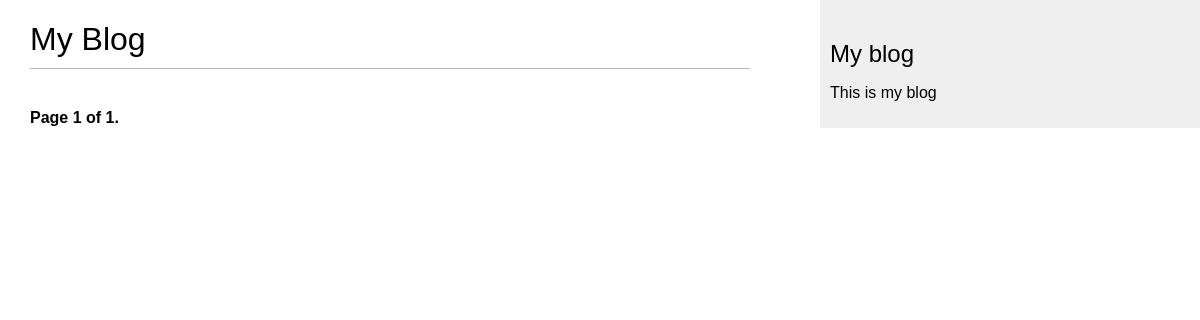
The page /blog/ on the database as committed earlier.
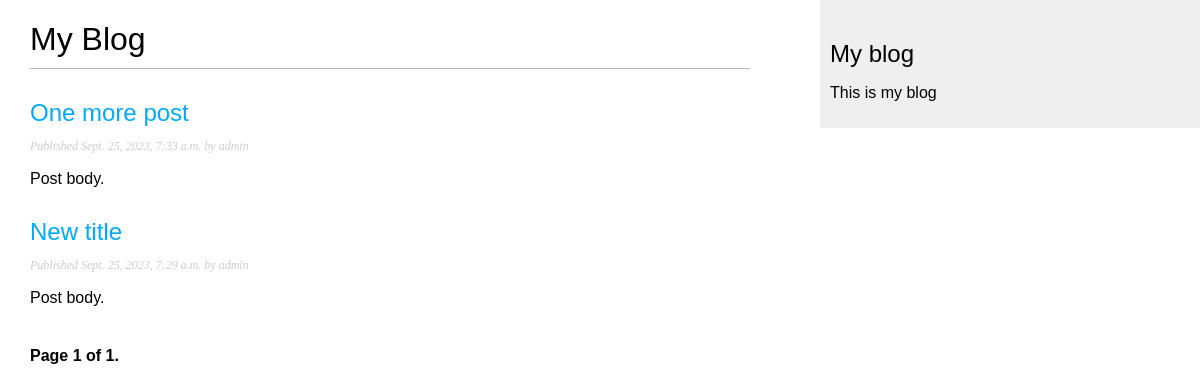
The same page on the database as committed later.
### blog/models.py (models this page shows, shortened)
class Post(models.Model):
    class Status(models.TextChoices):
        DRAFT = 'DF', 'Draft'
        PUBLISHED = 'PB', 'Published'
    title = models.CharField(max_length=250)
    slug = models.SlugField(max_length=250,
                            unique_for_date='publish')
    author = models.ForeignKey(User,
                               on_delete=models.CASCADE,
                               related_name='blog_posts')
    body = models.TextField()
    publish = models.DateTimeField(default=timezone.now)
    created = models.DateTimeField(auto_now_add=True)
    updated = models.DateTimeField(auto_now=True)
    status = models.CharField(max_length=2,
                              choices=Status.choices,
                              default=Status.DRAFT)
    objects = models.Manager()
    published = PublishedManager()
    class Meta:
        ordering = ['-publish']
        indexes = [
            models.Index(fields=['-publish']),
        ]
    def get_absolute_url(self):
        return reverse("blog:post_detail", args=[self.publish.year,
                                                 self.publish.month,
                                                 self.publish.day,
                                                 self.slug])

### blog/views.py (the view)
# urls.py: path('', views.post_list, name='post_list'),
def post_list(request):
    post_list = Post.published.all()
    paginator = Paginator(post_list, 3)
    page_number = request.GET.get('page', 1)
    posts = paginator.page(page_number)
    return render(request,
                  'blog/post/list.html',
                  {'posts': posts})

### blog/models.py (called while the page is built)
    def get_queryset(self):
        return super().get_queryset()\
            .filter(status=Post.Status.PUBLISHED)

### blog/templates/blog/post/list.html (shortened to what this page needs)
{% extends "blog/base.html" %}
{% block content%}
    <h1>My Blog</h1>
    {% for post in posts%}
        <h2>
            <a href={{ post.get_absolute_url}}>
                {{post.title}}
        </h2>
        <p class='date'>
            Published {{ post.publish }} by {{ post.author }}
        </p>
        {{post.body|truncatewords:30|linebreaks}}
    {% endfor %}
    {% include "pagination.html" with page=posts %}
{% endblock %}

### blog/templates/blog/base.html (shortened to what this page needs)
{% load static %}
<!DOCTYPE html>
<html>
<head>
    <link href="{% static "css/blog.css" %}" rel="stylesheet">
</head>
<body>
    <div id="content">
        {% block content%}
        {% endblock %}
    </div>
    <div id="sidebar">
        <h2>My blog</h2>
        <p>This is my blog</p>
    </div>
</body>

### blog/templates/pagination.html (shortened to what this page needs)
<div class="pagination">
  <span class="step-links">
    <span class="current">
        Page {{ page.number }} of {{ page.paginator.num_pages }}.
    </span>
  </span>
</div>

### blog/static/css/blog.css (style rules this page uses)
body { margin:0; padding:0; font-family:helvetica, sans-serif; }
a { color:#00abff; text-decoration:none; }
h1 { font-weight:normal; border-bottom:1px solid #bbb; padding:0 0 10px 0; }
h2 { font-weight:normal; margin:30px 0 0; }
#content { float:left; width:60%; padding:0 0 0 30px; }
#sidebar { float:right; width:30%; padding:10px; background:#efefef; height:100%; }
p.date { color:#ccc; font-family: georgia, serif; font-size: 12px; font-style: italic; }
.pagination { margin:40px 0; font-weight:bold; }

Rows that differ between the two databases and show on the page:
now on this page (row edited): Post: title "One more post", publish "Sept. 25, 2023, 7:33 a.m.", author "admin", body "Post body."
now on this page (row edited): Post: title "New title", publish "Sept. 25, 2023, 7:29 a.m.", author "admin", body "Post body."
